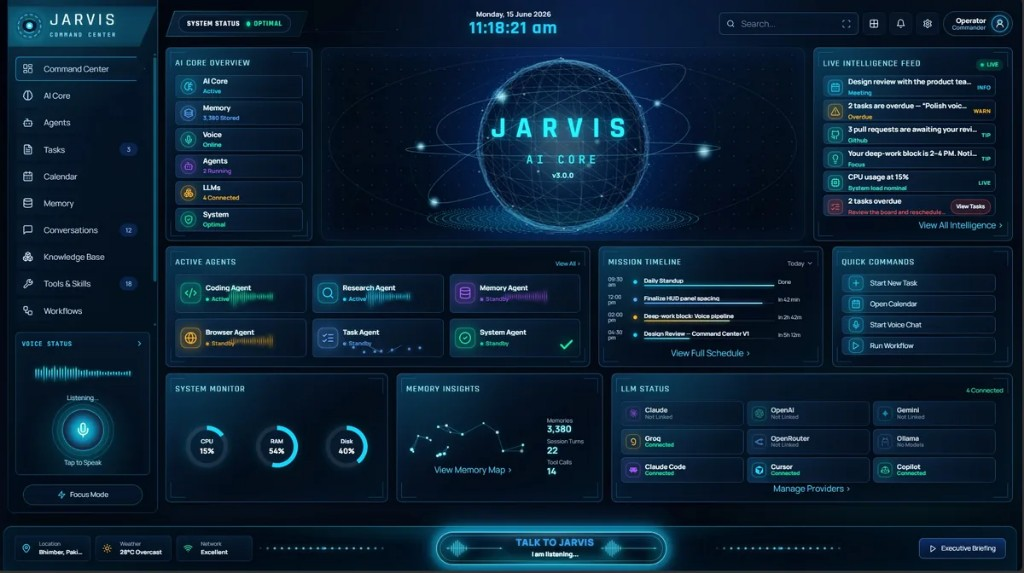
#> input picture jarvis-cursor-ui/media/reference-command-center-2.png, 1024 x 573 px, found by its file name
$ python _make_overview_face.py
#> lines starting #> are read from the running program, lines starting #| are printed output that depends on the picture
"""Crop Workstation Overview face from reference-command-center-2.png.

OPAQUE-scrubs ALL baked copy (including invented reference metrics) so HTML
overlays supply Workstation naming + honest values (real data or em dash).
Keeps glass chrome, corner brackets, pill rows, and circular icons.

Emits overview-face.png and embeds --jcc-photo-overview into hud-photo-assets.css.
"""
from __future__ import annotations

import base64
import re
from pathlib import Path

import numpy as np
from PIL import Image, ImageDraw

ROOT = Path(r"c:\PS2Recomp\jarvis-cursor-ui\media")
SRC = ROOT / "reference-command-center-2.png"
OUT = ROOT / "inject"

FACE_BOX = (178, 52, 348, 268)  # L,T,R,B → 170×216
FX, FY, FR, FB = FACE_BOX
FW, FH = FR - FX, FB - FY

im = Image.open(SRC).convert("RGBA")
face = im.crop(FACE_BOX).convert("RGBA")
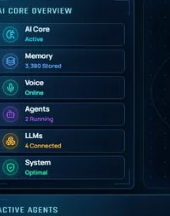
#> face: PIL image 170x216 RGBA; mean R, G, B, A 12.7, 34.6, 53.9, 255
arr = np.asarray(face.convert("RGB"))


def median_rgb(box: tuple[int, int, int, int]) -> tuple[int, int, int]:
#> called with box = (24, 8, 40, 16)
    x0, y0, x1, y1 = box
    patch = arr[max(0, y0) : min(FH, y1), max(0, x0) : min(FW, x1)]
    if patch.size == 0:
        return (8, 18, 28)
    med = np.median(patch.reshape(-1, 3), axis=0).astype(int)
#> med = [18, 68, 89]
    return (int(med[0]), int(med[1]), int(med[2]))


draw = ImageDraw.Draw(face)

# Title strip — sample dark glass near title, paint opaque
title_bg = median_rgb((24, 8, 40, 16))
#> title_bg = (18, 68, 89)
draw.rectangle((10, 1, 160, 20), fill=title_bg + (255,))

# Per-row text wells (icons live ~x 12–38)
row_bands = [
    (22, 48),
    (50, 74),
    (76, 100),
    (104, 128),
    (132, 156),
    (160, 184),
]
for y0, y1 in row_bands:
    # Sample pill fill just right of icon
    bg = median_rgb((48, y0 + 8, 58, y1 - 8))
    draw.rectangle((40, y0 + 3, 164, y1 - 3), fill=bg + (255,))
#> this loop made 6 passes
#> bg on passes 1 to 6: (10, 38, 61), (10, 35, 60), (8, 29, 52), (10, 29, 52), (35, 35, 53), (8, 28, 51)

face_path = OUT / "overview-face.png"
face.save(face_path, optimize=True)
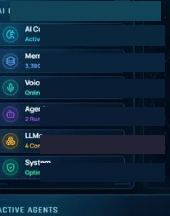
#> saved as overview-face.png: PIL image 170x216 RGBA; mean R, G, B, A 14.9, 39.5, 60.6, 255
#> (the run stopped early here; a loop or call above may not have finished)
